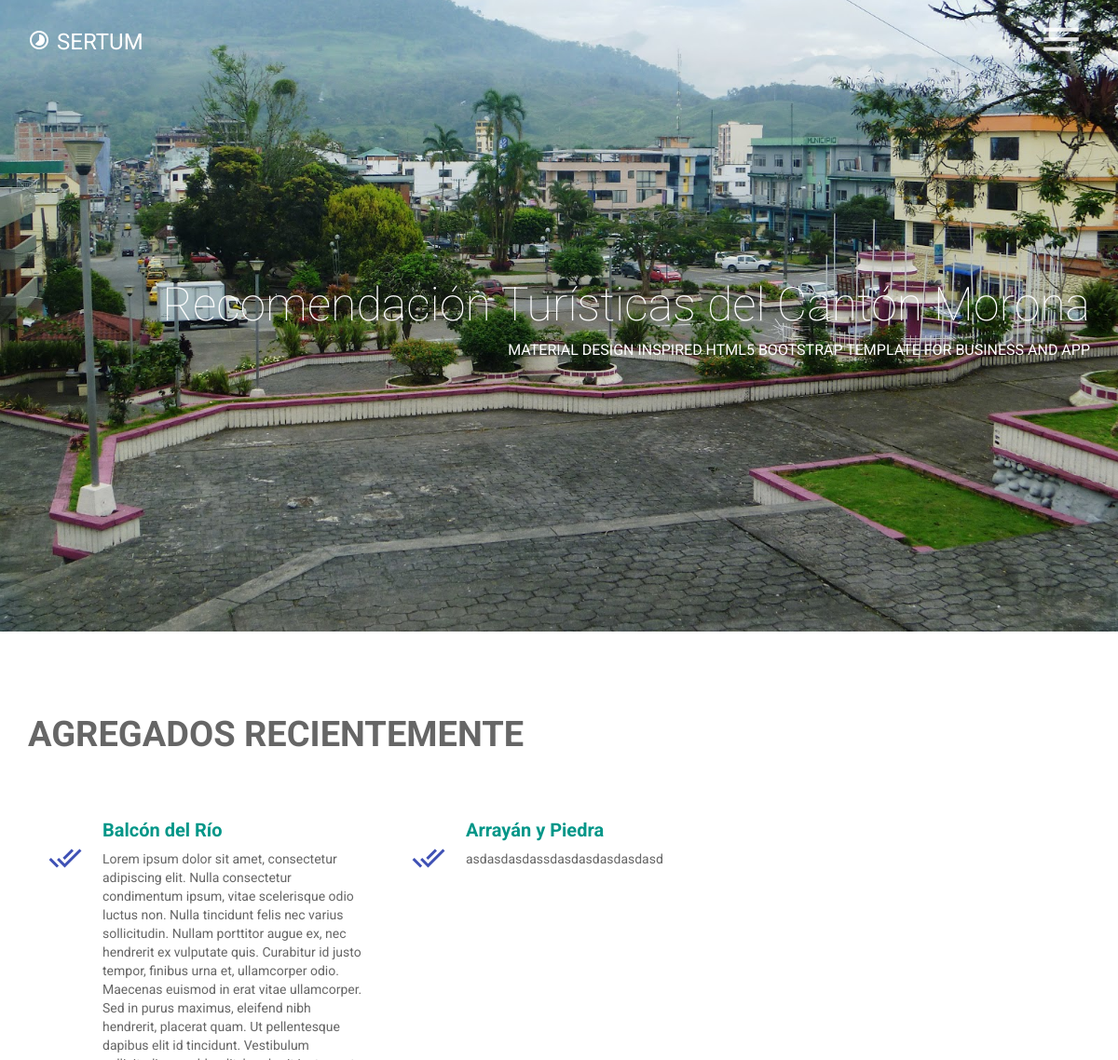
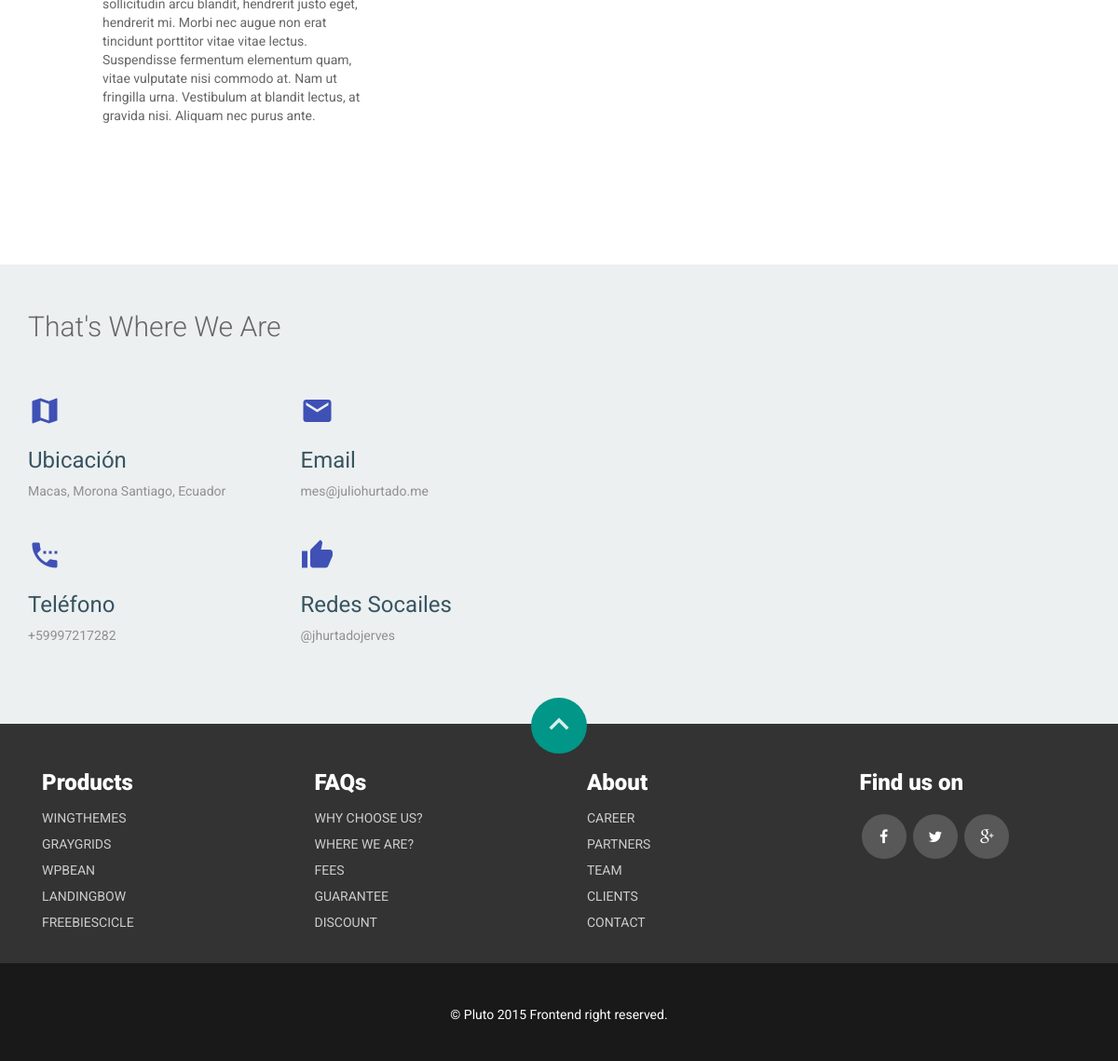
The page / on the database its author committed (2 pictures, top to bottom).
### centro/models.py (models this page shows, shortened)
class Center(models.Model):
    name = models.TextField(blank=False)
    addres = map_fields.AddressField(max_length=200)
    aditional_information = models.TextField(blank=True)
    geolocation = map_fields.GeoLocationField(max_length=100)
    slug = AutoSlugField(unique=True, populate_from='name', always_update=True)
    user = models.OneToOneField(User, unique=True, null=True)

### centro/views.py (the view)
# urls.py: url(r'^$', CenterListView.as_view(), name='home'),
class CenterListView(ListView):
    model = Center
    template_name = 'center_list.html'
    context_object_name = 'centers'
    def get_context_data(self, **kwargs):
        context = super(CenterListView, self).get_context_data(**kwargs)
        context['request'] = self.request
        if self.request.user.is_authenticated():
            user = Usuario.objects.filter(user = self.request.user)
            center = Center.objects.filter(user=user)
            if center.exists():
                context['verification'] = False
                context['center_view'] = Center.objects.get(user=user)
            else:
                context['verification'] = True
        else:
            context['verification'] = True
        return context

### centro/templates/center_list.html (shortened to what this page needs)
{% extends 'base.html' %}
{% block content_title %}
    Agregados Recientemente
{% endblock %}
{% block content %}
        {% for center in centers %}
                <div class="col-md-4 col-sm-6 wow fadeInDown" data-wow-duration="1000ms" data-wow-delay="300ms">
            <div class="features">
              <div class="icon">
                <i class="mdi-action-done-all"></i>
              </div>
              <div class="features-text">
                <h4><a href="{% url 'Center:center_detail' center.slug %}">{{ center.name }}</a> </h4>
                <p>
                  {{ center.aditional_information|linebreaksbr }}
                </p>
              </div>
             </div>
          </div>
        {% endfor %}
{% endblock %}

### centro/static/css/main.css (style rules this page uses)
body { font-family: 'Roboto', sans-serif; color: #666; font-size: 14px; font-weight: 400; background: #fff; }
#features .features { margin: 30px 0; }
#features .features .icon { float: left; text-align: center; }
#features .features .icon i { width: 80px; height: 80px; line-height: 80px; border-radius: 50%; font-size: 36px; color: #3f51b5; }
#features .features h4 { margin-bottom: 10px; font-size: 20px; font-weight: 700; color: #3f51b5; }
#features .features .features-text { padding-left: 80px; }
#features .features .features-text p { margin: 0; }

### rows shown on the page
Center: name "Balcón del Río", aditional_information "Lorem ipsum dolor sit amet, consectetur adipiscing elit. Nulla consectetur condimentum ipsum, vitae scelerisque odio luctus non. Nulla tincidunt felis nec varius sollicitudin. Nullam porttitor augue ex, nec hendrerit ex vulputate quis. Curabitur id justo tempor, finibus urna et, ullamcorper odio. Maecenas euismod in erat vitae ullamcorper. Sed in purus maximus, eleifend nibh hendrerit, placerat quam. Ut pellentesque dapibus elit id tincidunt. Vestibulum sollicitudin arcu blandit, hendrerit justo eget, hendrerit mi. Morbi nec augue non erat tincidunt porttitor vitae vitae lectus. Suspendisse fermentum elementum quam, vitae vulputate nisi commodo at. Nam ut fringilla urna. Vestibulum at…"
Center: name "Arrayán y Piedra", aditional_information "asdasdasdassdasdasdasdasdasd"
